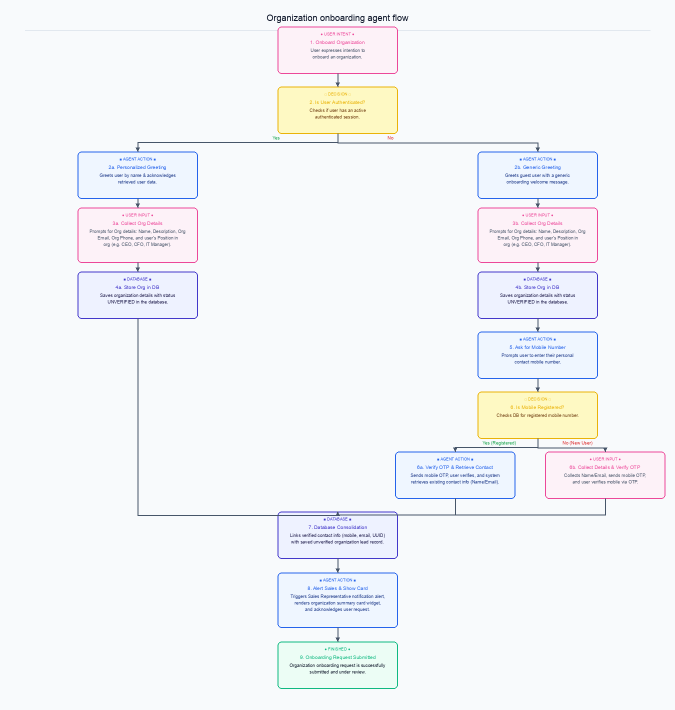
#> input picture globally_otp_phone_only_after_org_data.png, 1350 x 1420 px, found by its file name (shown at 1/2 size)
$ python update_image.py
#> lines starting #> are read from the running program, lines starting #| are printed output that depends on the picture
from PIL import Image, ImageDraw, ImageFont

# Open original image
img = Image.open('globally_otp_phone_only_after_org_data.png')
#> img is the input picture: PIL image 1350x1420 RGB; mean R, G, B 244, 245.5, 248.3
draw = ImageDraw.Draw(img)

# Clear the old description area
bg_color = (241, 245, 249)
draw.rectangle([(423, 1064), (677, 1104)], fill=bg_color)

# Load font
font_path = '/System/Library/Fonts/Supplemental/Arial.ttf'
font_size = 10  # Use size 10 for better legibility and fit
font = ImageFont.truetype(font_path, font_size)

# Text to draw
lines = [
    "Links verified user profile (existing or new) with",
    "saved organization lead record in database."
]

# Text color (71, 85, 105)
text_color = (71, 85, 105)

# Center of Box 6 is 550
box_center_x = 550

# Vertical starting position
y_start = 1071
line_spacing = 14

for i, line in enumerate(lines):
    bbox = font.getbbox(line)
    text_width = bbox[2] - bbox[0]
    x = box_center_x - (text_width // 2)
    y = y_start + (i * line_spacing)
    draw.text((x, y), line, fill=text_color, font=font)

# Save to temporary file
img.save('updated_image_temp.png')
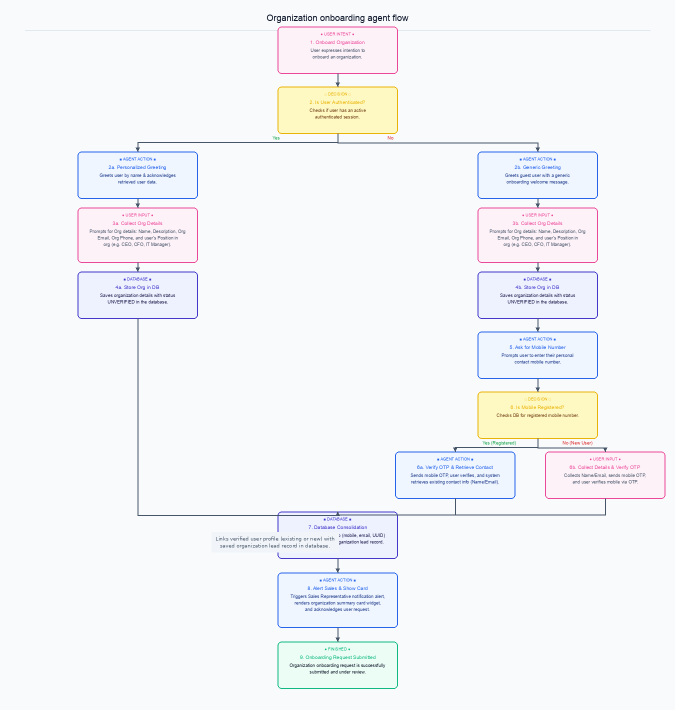
#> saved as updated_image_temp.png: PIL image 1350x1420 RGB (shown at 1/2 size); mean R, G, B 243.9, 245.5, 248.2
print("Image updated successfully with new coordinates!")
